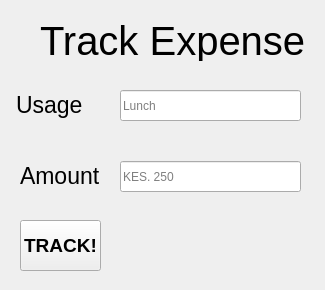
<?xml version="1.0" encoding="UTF-8"?>
<ui version="4.0">
 <class>MainWindow</class>
 <widget class="QMainWindow" name="MainWindow">
  <property name="geometry">
   <rect>
    <x>0</x>
    <y>0</y>
    <width>325</width>
    <height>290</height>
   </rect>
  </property>
  <property name="windowTitle">
   <string>MainWindow</string>
  </property>
  <widget class="QWidget" name="centralwidget">
   <widget class="QLabel" name="label">
    <property name="geometry">
     <rect>
      <x>16</x>
      <y>89</y>
      <width>81</width>
      <height>31</height>
     </rect>
    </property>
    <property name="font">
     <font>
      <pointsize>17</pointsize>
     </font>
    </property>
    <property name="text">
     <string>Usage</string>
    </property>
   </widget>
   <widget class="QLineEdit" name="ent_usage">
    <property name="geometry">
     <rect>
      <x>120</x>
      <y>90</y>
      <width>181</width>
      <height>31</height>
     </rect>
    </property>
    <property name="placeholderText">
     <string>Lunch</string>
    </property>
   </widget>
   <widget class="QLineEdit" name="ent_amt">
    <property name="geometry">
     <rect>
      <x>120</x>
      <y>161</y>
      <width>181</width>
      <height>31</height>
     </rect>
    </property>
    <property name="text">
     <string/>
    </property>
    <property name="placeholderText">
     <string>KES. 250</string>
    </property>
   </widget>
   <widget class="QLabel" name="label_2">
    <property name="geometry">
     <rect>
      <x>20</x>
      <y>160</y>
      <width>81</width>
      <height>31</height>
     </rect>
    </property>
    <property name="font">
     <font>
      <pointsize>17</pointsize>
     </font>
    </property>
    <property name="text">
     <string>Amount</string>
    </property>
   </widget>
   <widget class="QPushButton" name="btn_track">
    <property name="geometry">
     <rect>
      <x>20</x>
      <y>220</y>
      <width>81</width>
      <height>51</height>
     </rect>
    </property>
    <property name="font">
     <font>
      <pointsize>14</pointsize>
      <weight>75</weight>
      <bold>true</bold>
     </font>
    </property>
    <property name="text">
     <string>TRACK!</string>
    </property>
   </widget>
   <widget class="QLabel" name="label_3">
    <property name="geometry">
     <rect>
      <x>40</x>
      <y>20</y>
      <width>271</width>
      <height>41</height>
     </rect>
    </property>
    <property name="font">
     <font>
      <pointsize>30</pointsize>
     </font>
    </property>
    <property name="text">
     <string>Track Expense</string>
    </property>
   </widget>
  </widget>
 </widget>
 <resources/>
 <connections/>
</ui>
